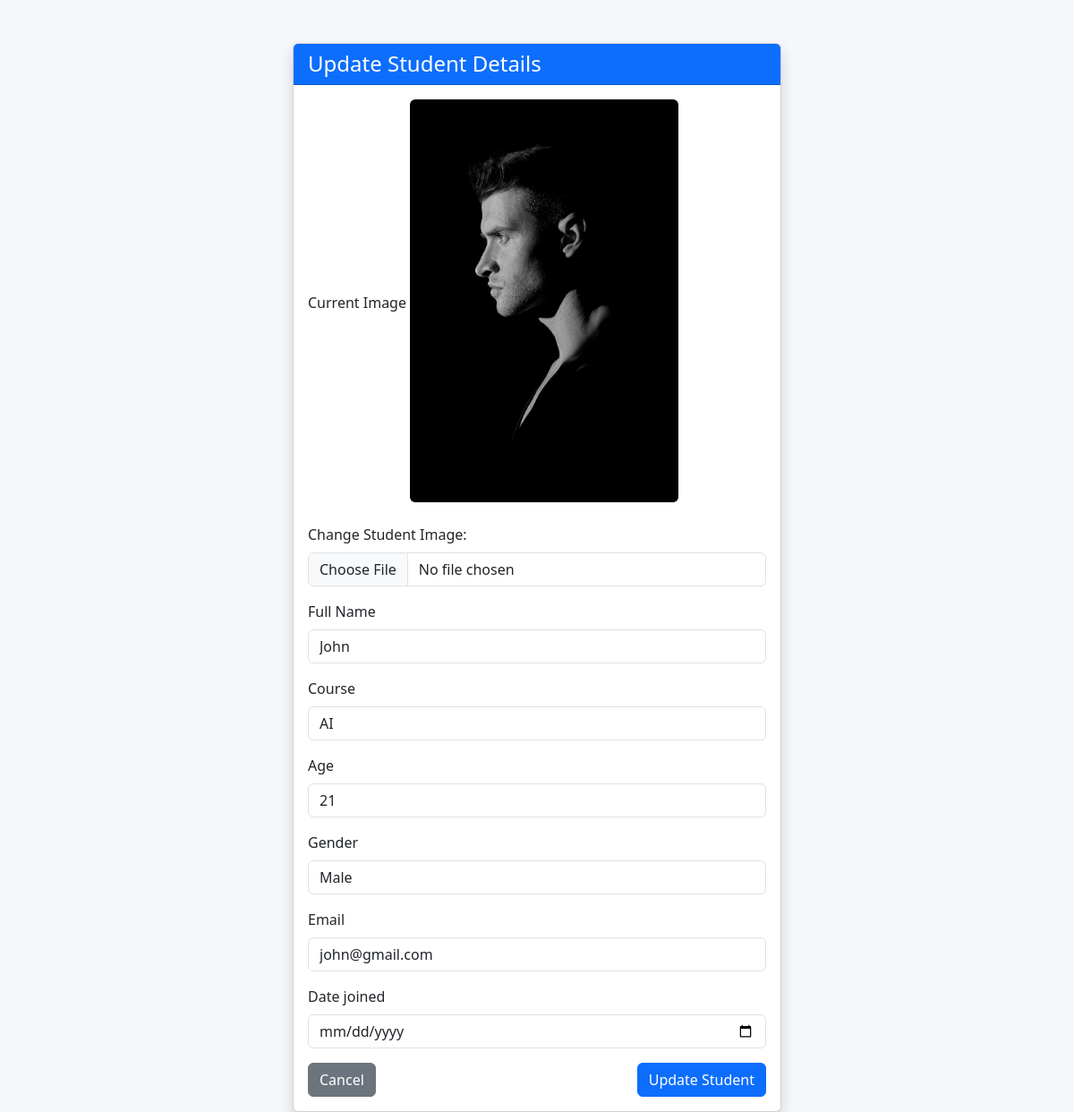
Page /updatestudent/27/ on the committed database.
### Dashboard/models.py (models this page shows, shortened)
class Student(models.Model):
    image = models.ImageField(upload_to='students/', null=True, blank=True)
    name = models.CharField(max_length=20)
    email = models.EmailField()
    date = models.DateField(null=True)
    name = models.CharField(max_length=20)
    course =models.CharField(max_length=30)
    age = models.IntegerField()
    gender = models.CharField(max_length=6,null=True)
    email = models.EmailField()
    date = models.DateField(null=True)

### Dashboard/views.py (the view, shortened to what this page needs)
# urls.py: path('updatestudent/<int:id>/',views.update_student, name='update_student'),
def update_student(request,id):
    student = get_object_or_404(Student, id=id)
    return render(request, 'update_student.html', {'student': student})

### Dashboard/templates/update_student.html (shortened to what this page needs)
{% load static %}
<!DOCTYPE html>
<html lang="en">
<head>
    <link href="https://cdn.jsdelivr.net/npm/bootstrap@5.3.0/dist/css/bootstrap.min.css" rel="stylesheet">
    <link rel="stylesheet" href="{% static 'css/main.css'%}">
</head>
<body>
<div class="container mt-5">
    <div class="row justify-content-center">
        <div class="col-md-6">
            <div class="card shadow">
                <div class="card-header bg-primary text-white">
                    <h4 class="mb-0">Update Student Details</h4>
                </div>
                <div class="card-body">
                    <form method="POST" enctype="multipart/form-data">
                        {% if student.image %}
                            <div class="mb-3">
                                <label class="form-label">Current Image</label>
                                <img src="{{ student.image.url }}" alt="" class="rounded mb-2" width="300">
                            </div>
                        {% endif %}
                        <div class="mb-3">
                           <label class="form-label">Change Student Image:</label>
                            <input type="file" name="image" class="form-control">
                        </div>
                        <div class="mb-3">
                            <label class="form-label">Full Name</label>
                            <input type="text" name="name" class="form-control" value="{{ student.name }}">
                        </div>
                        <div class="mb-3">
                            <label class="form-label">Course</label>
                            <input type="text" name="course" class="form-control" value="{{ student.course }}">
                        </div>
                        <div class="mb-3">
                            <label class="form-label">Age</label>
                            <input type="number" name="age" class="form-control" value="{{ student.age }}">
                        </div>
                        <div class="mb-3">
                            <label class="form-label">Gender</label>
                            <input type="text" name="gender" class="form-control" value="{{ student.gender }}">
                        </div>
                        <div class="mb-3">
                            <label class="form-label">Email</label>
                            <input type="email" name="email" class="form-control" value="{{ student.email }}">
                        </div>
                        <div class="mb-3">
                            <label class="form-label">Date joined</label>
                            <input type="date" name="date" class="form-control" value="{{ student.date }}">
                        </div>
                        <div class="d-flex justify-content-between">
                            <a href="{% url 'dashboard' %}" class="btn btn-secondary">Cancel</a>
                            <button type="submit" class="btn btn-primary">Update Student</button>
                        </div>
                    </form>
                </div>
            </div>
        </div>
    </div>
</div>
</body>
</html>

### static/css/main.css (style rules this page uses)
body { background-color: #f5f7fa; }

### rows in the picture
Student: image (picture), name "John", course "AI", age "21", gender "Male", email "john@gmail.com"
